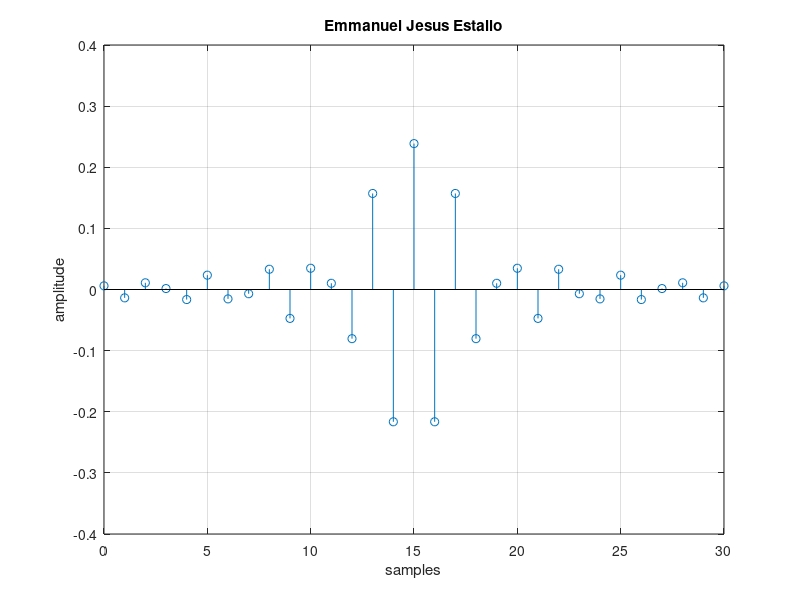

This figure's MATLAB source: (Note: this script raises an error after producing the figure.)
Hr = [zeros(1,12), 0.7, ones(1,3)]';


M = 31; 

alpha = (M-1)/2; 


a_kn = zeros(16,alpha); 

x = 0:30 

for k = 0:15
    for n = 0:alpha
        a_kn(k+1,n+1) = 2*cos(((2*pi*k)/M)*(alpha-n));
    end 
end  

h = inv(a_kn)*Hr; 

h(16) = 2*h(16); 
h(17:31) = flip(h(1:15));

figure 
stem(x,h)
grid on 
title('Emmanuel Jesus Estallo')
xlabel('samples')
ylabel('amplitude')

fvtool(h);







